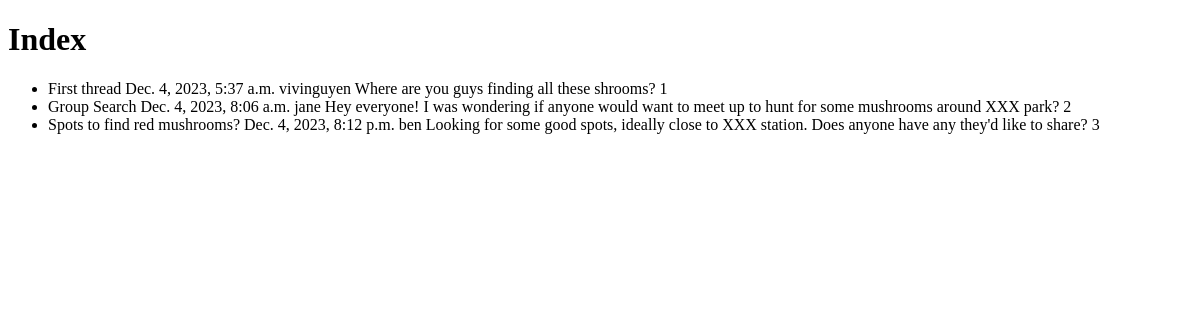
The app's page /, older data.
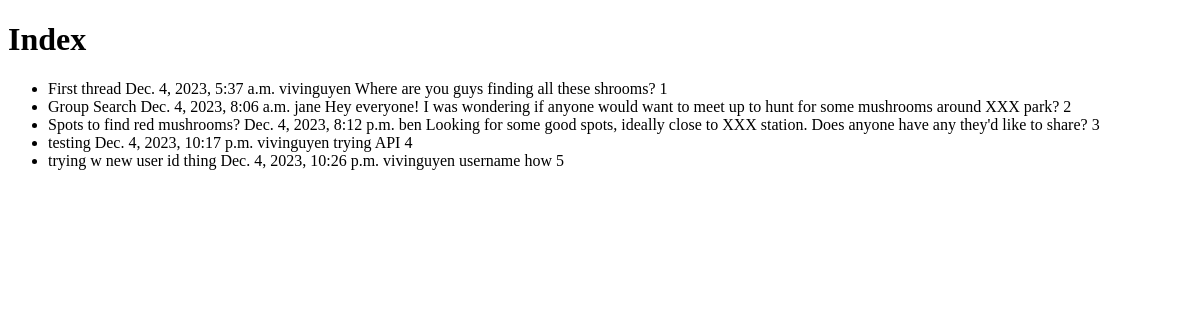
The same page, newer data.
### mushroomapp/models.py (models this page shows, shortened)
class Forum(models.Model):
    title = models.CharField(max_length=255)
    description = models.TextField()
    datetime = models.DateTimeField(auto_now_add=True)  # make the field auto add current time and date
    user = models.ForeignKey(User, on_delete=models.CASCADE)  # must be filled out

### mushroomapp/views.py (the view)
# urls.py: path('', views.index, name='index-view'),  # show index page
def index(request):
    forums = Forum.objects.all()
    return render(request, 'index.html', {'forums': forums})

### mushroomapp/templates/index.html (shortened to what this page needs)
<!DOCTYPE html>
<html lang="en">
<head>
</head>
<body>
<h1>Index</h1>
<ul>
    {% for forum in forums %}
    <li>
        {{forum.title}}
        {{forum.datetime}}
        {{forum.user}}
        {{forum.description}}
        {{forum.id}}
    </li>
    {% endfor %}
</ul>
</body>
</html>

Row changes from the older to the newer data that the page shows:
added Forum: title "testing", datetime "Dec. 4, 2023, 10:17 p.m.", user "vivinguyen", description "trying API", id "4"
added Forum: title "trying w new user id thing", datetime "Dec. 4, 2023, 10:26 p.m.", user "vivinguyen", description "username how", id "5"
